Frame 1 (no input): blank canvas, image omitted
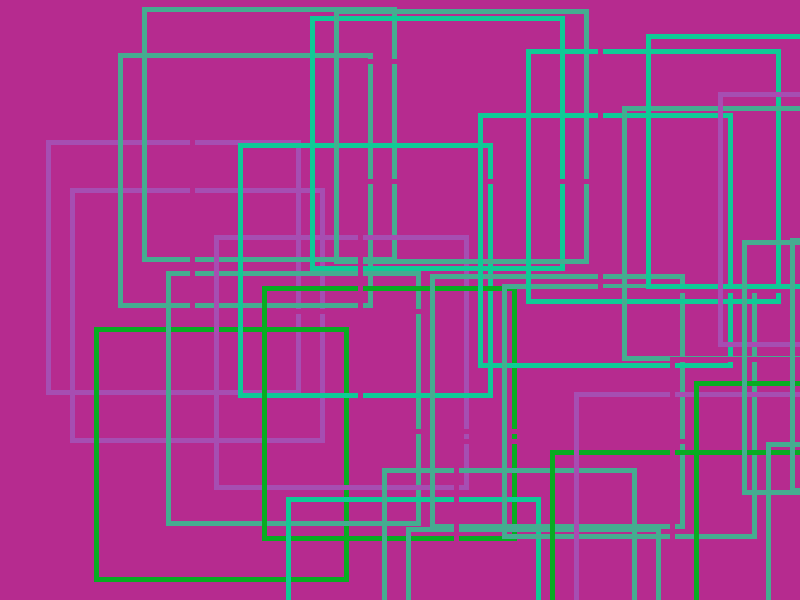
Frame 60 (the mouse pressed at the canvas centre just before this capture)
Frame 120 (the mouse held since frame 60 and released just before this capture): identical to frame 60, image omitted

The Processing sketch that drew this single still picture (run headless with seeded random() and noise(); from frame 60 on, the mouse is pressed at the canvas centre):

// Processing sketch: CodeBlocksArraysColorPalettes
// ── CodeBlocksArraysColorPalettes.pde
//Code blocks, Arrays, and Color Palettes
//Global variables
color khyViolet = #A824D1;
color[]palette= {#0FCA96, #45AC90, #07AC21, #B62B8F, #A64EB2};
float x;

//setup()
void setup() {
  //size and background color
  size(800, 600);
  //local variable
  background(palette[3]);
}

//draw()
void draw() {
  x+=24;
  float r = random(5);
  //elements to be drawn to the canvas 
  noFill();
  strokeWeight(5);
  stroke(palette[int(r)]);
  rect(x, random(height), 250, 250);
  println(x);
  x = constrain(x, 0, width);
}
